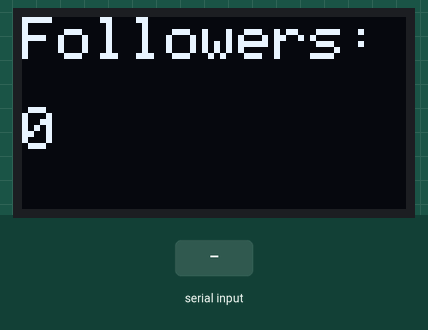
Bench run of a sketch on a simulated Arduino Uno, built with avr-gcc and run on an emulated ATmega328P. Shown: 128×64 one-colour display. The test bench sets the inputs (shaded band). What the sketch prints to the serial monitor is not drawn.

Above: at 1.2 s.
1.3 s: "90,45\n" received over Serial
At 2.0 s:
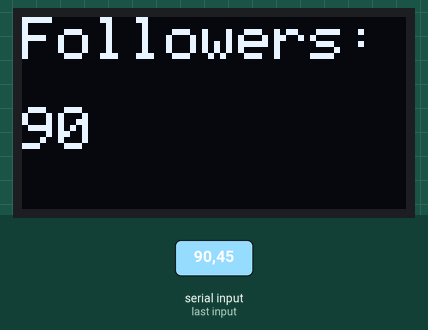
3.0 s: "30,150\n" received over Serial
At 4.2 s:
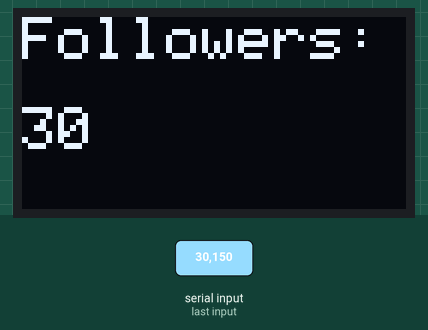
Timing chart, 0 to 6.0 s (numbered marks = the images above; inputs shaded):
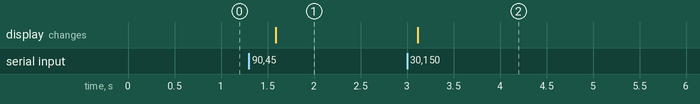

The sketch:

Arduino_Followers.ino
```cpp
#include <Wire.h>
#include <Adafruit_GFX.h>
#include <Adafruit_SSD1306.h>

#define SCREEN_WIDTH 128
#define SCREEN_HEIGHT 64
Adafruit_SSD1306 display(SCREEN_WIDTH, SCREEN_HEIGHT, &Wire, -1);

String inputString = "";
bool engaged = false;

void setup() {
  Serial.begin(9600);
  display.begin(SSD1306_SWITCHCAPVCC, 0x3C);
  display.clearDisplay();
  display.setTextSize(2);
  display.setTextColor(WHITE);
  display.setCursor(0, 0);
  display.print("Followers:");
  display.setCursor(0, 30);
  display.print("0");
  display.display();
}

void loop() {
  Serial.println("TT COUNT");
  while (Serial.available()) {
    char inChar = (char)Serial.read();
    if (inChar == '\n') {
      engaged = true;
      int count = inputString.toInt();
      display.clearDisplay();
      display.setTextSize(2);
      display.setTextColor(WHITE);
      display.setCursor(0, 0);
      display.print("Followers:");
      display.setCursor(0, 30);
      display.print(count);
      display.display();
      inputString = "";
    } else {
      inputString += inChar;
    }
  }
  delay(500);
}
```

Measured:
- after the input at 1.3 s, the display: changes after 0.29 s (image 1)
- after the input at 3.0 s, the display: changes after 0.11 s (image 2)
